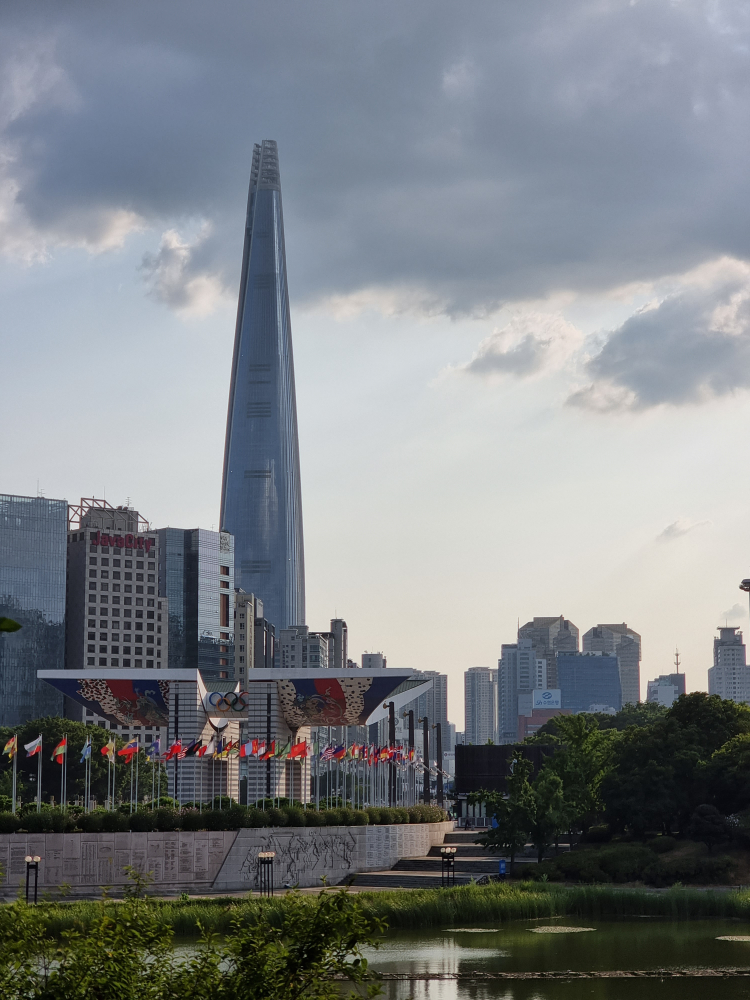
#> input picture seoul.jpg, 3000 x 4000 px (shown at 1/4 size)
$ python phaseCorrelation.py
#> lines starting #> are read from the running program, lines starting #| are printed output that depends on the picture
### func.py
'''
==================================================
 Additonal functions for phaseCorrelation.py
==================================================
 Info:

 Written by: Trym Nygård
 Last updated: March 2022

'''

import matplotlib.pyplot as plt
import matplotlib
import numpy as np
import cv2 as cv
from mpl_toolkits.mplot3d import Axes3D
from scipy.interpolate import RectBivariateSpline
from scipy.optimize import minimize

def stereoImgResize(imgL,imgR, scale_percent,interMethod):
    width = int(imgL.shape[1] * scale_percent / 100)
    height = int(imgL.shape[0] * scale_percent / 100)
    dimL = (width, height)
    imgL = cv.resize(imgL, dimL, interpolation = interMethod)
    width = int(imgR.shape[1] * scale_percent / 100)
    height = int(imgR.shape[0] * scale_percent / 100)
    dimR = (width, height)
    imgR = cv.resize(imgR, dimR, interpolation = interMethod)

    return imgL, imgR

def stereoImgCrop(img,X,Y,N,M):
    win = img[int(Y-(N/2)):int(Y+(N/2)), int(X-(M/2)):int(X+(M/2))]
    #print("Window size: ", winL.shape)
    return win

def windowFunc(funcType, win):
    width,height = win.shape
    Ww=eval('np.'+funcType+'(width)')
    Wh=eval('np.'+funcType+'(height)')
    windowFilter=np.outer(Ww,Wh)
    win = win * windowFilter
    return win

# [330 lines left out: functions magMask, radMask, LMSQ, forooshBalci, hoge, computeGradCorr and 2 more, not called in this run]

def gauss(y): #Does not work well
    dx = (np.log(y[2])-np.log(y[0]))/(2*(np.log(y[1])-np.log(y[2])-np.log(y[0])))
    return dx

def parbola(y):
    dx = ((y[2])-(y[0]))/(2*(2*(y[1])-(y[2])-(y[0])))
    return dx

# [153 lines left out: functions computeCCinter2, blockMatching, plotPhaseDifference, plotSurface, plotDFT, not called in this run]


### phaseCorrelation.py
'''
==================================================
    Sub-pixel image registration based on subspace
Identification extension of the Phase Correlation Method
==================================================
 Info:

 Written by: Trym Nygård
 Last updated: Februar 2022

 Required python script "func.py"
'''

'''
# PARAMETERS FOR HORSE IMAGE
M = 60       # Width of window
N = 60      # Height of window
X_L = 50    # X center position of the left window
X_R = 50    # X center position of the right window
Y_L = 30    # Y center position of the left window
Y_R = 30    # Y center position of the right window
'''

# PARAMETERS FOR SEOUL IMAGE
M = 50       # Width of window
N = 50       # Height of window
X_L = 150    # X center position of the left window
X_R = 150    # X center position of the right window
Y_L = 300    # Y center position of the left window
Y_R = 300    # Y center position of the right window

'''
# PARAMETERS FOR SALMON IMAGE
M = 50       # Width of window
N = 50       # Height of window
X_L = 1014    # X center position of the left window
Y_L = 231    # Y center position of the left window
'''

import matplotlib.pyplot as plt
import numpy as np
import cv2 as cv
import func as fc

# Load image
#imgL = cv.imread('horse.png',0)
imgL = cv.imread('seoul.jpg',0)
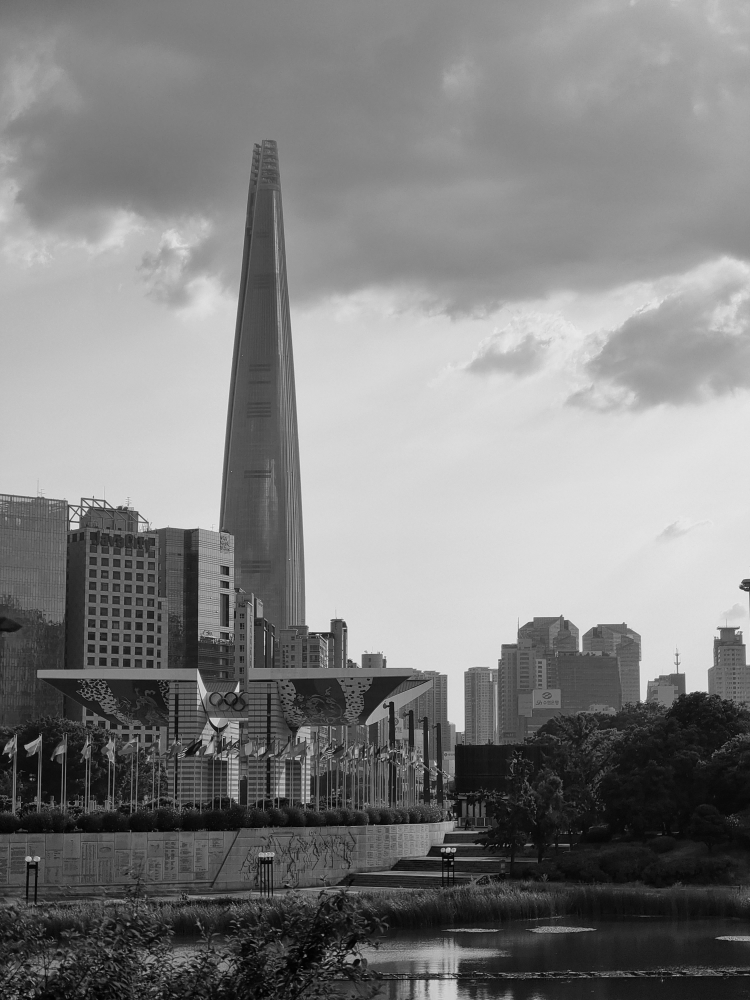
#> imgL: shape (4000, 3000) (shown at 1/4 size); min 0, max 254, mean 128.1
#imgL = cv.imread('images/stereo_left/L452.jpg',0)
#imgR = cv.imread('images/stereo_right/R452.jpg',0)

# Create shifted image
X_SHIFT = 6
Y_SHIFT = 0
translationMatrix = np.float32([[1, 0, X_SHIFT], [0, 1, Y_SHIFT]])
imgR = cv.warpAffine(imgL, translationMatrix, (imgL.shape[1],imgL.shape[0]))
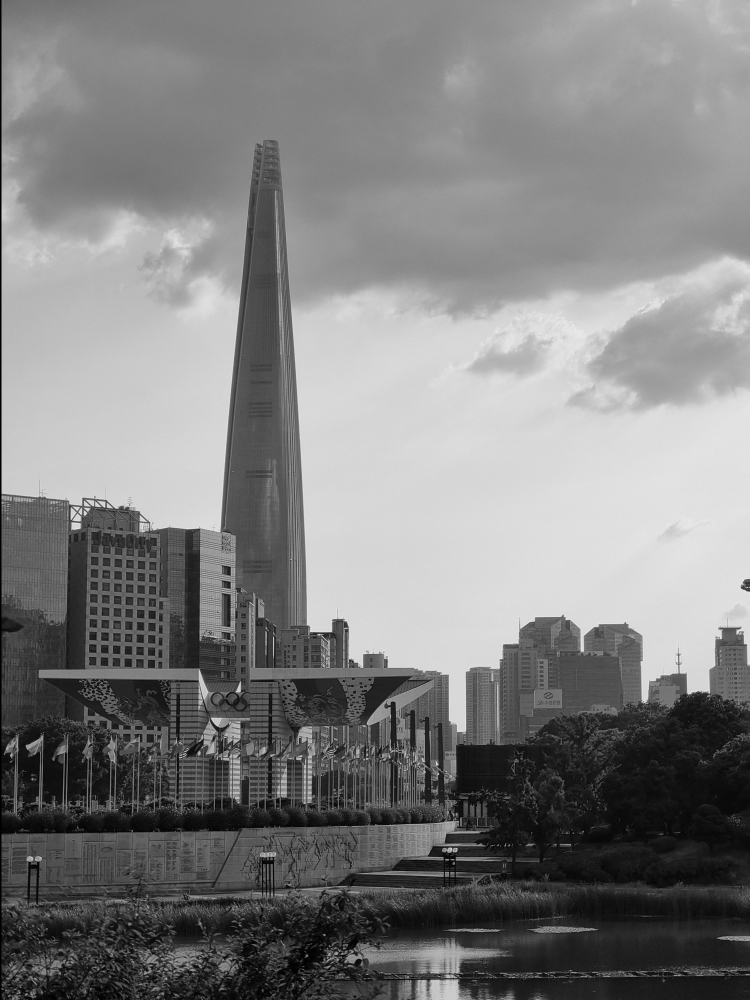
#> imgR: shape (4000, 3000) (shown at 1/4 size); min 0, max 254, mean 127.8

# Resize
SCALE_PERCENT = 10 # percent of original size
imgL, imgR = fc.stereoImgResize(imgL,imgR,SCALE_PERCENT,cv.INTER_AREA)
#> in stereoImgResize, `imgL = cv.resize(imgL, dimL, interpolation = interMethod)`:
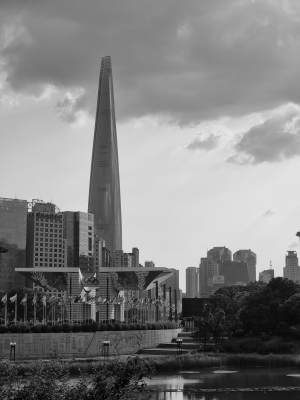
#> imgL: shape (400, 300); min 2, max 231, mean 128.1
#> in stereoImgResize, `imgR = cv.resize(imgR, dimR, interpolation = interMethod)`:
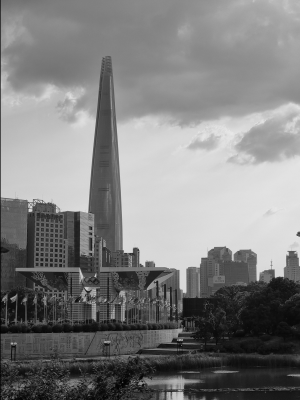
#> imgR: shape (400, 300); min 2, max 231, mean 127.8
print("Resized Image size: ", imgL.shape)
#| Resized Image size:  (400, 300)

#Create window of features
winL = fc.stereoImgCrop(imgL, X_L, Y_L, M, N)
winR = fc.stereoImgCrop(imgR, X_R, Y_R, M, N)
#> call 2 of stereoImgCrop, with X = 150, Y = 300, N = 50, M = 50
#> in stereoImgCrop (call 2), `win = img[int(Y-(N/2)):int(Y+(N/2)), int(X-(M/2)):int(X+(M/2))]`:
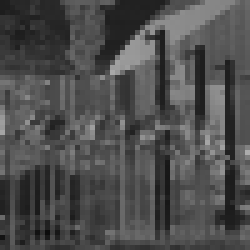
#> win: shape (50, 50) (shown 5 times larger); min 12, max 172, mean 77.4

#Apply window function
winL = fc.windowFunc("blackman",winL) #funcType: blackman, hanning,
winR = fc.windowFunc("blackman",winR) #funcType: blackman, hanning
#> call 2 of windowFunc, with funcType = 'blackman'
#> in windowFunc (call 2), `win = win * windowFilter`:
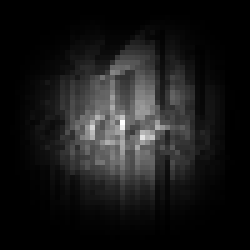
#> win: shape (50, 50) float64 (shown 5 times larger); min -2.24e-15, max 142.5, mean 14; drawn with min black and max white

#winL, winR, newX = fc.similarityMeasure(imgL,imgR, X_L, Y_L, M, N)

# Discrete Fourier Transform of both images (Equation 3 and 4)
dftL = np.fft.fft2(winL)
dftR = np.fft.fft2(winR)

# Compute magnitude plot
dftShiftL = np.fft.fftshift(dftL)
dftShiftR = np.fft.fftshift(dftR)
magSpecL = 20*np.log(np.abs(dftShiftL))
magSpecR = 20*np.log(np.abs(dftShiftR))
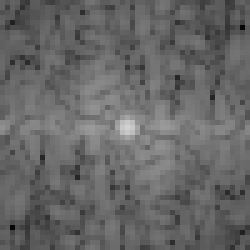
#> magSpecR: shape (50, 50) float64 (shown 5 times larger); min 5.1, max 209.3, mean 103.1


f, axarr = plt.subplots(2,2)
axarr[0,0].imshow(winL,cmap='gray')
axarr[0,1].imshow(winR,cmap='gray')
axarr[1,0].imshow(magSpecL,cmap='gray')
axarr[1,1].imshow(magSpecR,cmap='gray')
plt.show()


# [10 lines of commented-out code are left out]


#> (the run stopped early here; a loop or call above may not have finished)
